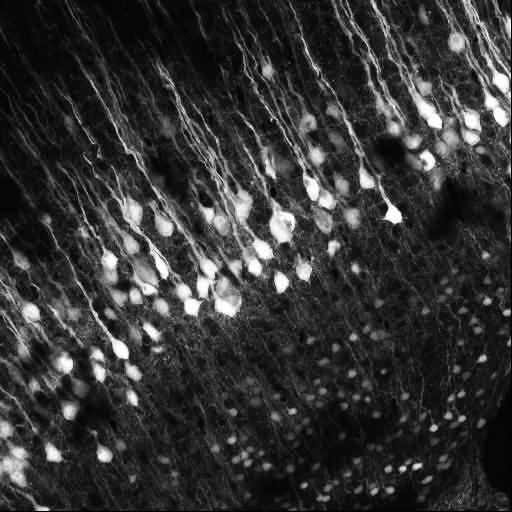
#> input picture data/cells.png, 512 x 512 px
$ jupyter execute deconvolution.ipynb
#> lines starting #> are read from the running program, lines starting #| are printed output that depends on the picture
# [Lab Session 4](deconvolution.ipynb)

[cell 1]
import numpy as np
import matplotlib.pyplot as plt

from skimage.restoration import wiener
from scipy.signal import convolve2d as conv
from scipy.stats import multivariate_normal as multi_normal

np.random.seed(0)

Load the image.

[cell 2]
img = plt.imread('data/cells.png')[128:384, 128:384]
#> img: shape (256, 256) float32; min 0, max 1, mean 0.298
plt.imshow(img, 'gray')

**[Task 1.]()** Apply the following PSF to the image and then display it.

[cell 3]
psf_size = 10
psf = np.ones((psf_size, psf_size)) / psf_size ** 2

[cell 4]
cells = conv(img, psf, mode='same',  boundary='symm') #image blurred wih psf
plt.imshow(cells)

**[Task 2.]()** Have a look at the Gaussian PSF which is not uniformly distributed. Apply it to the image.

[cell 5]
def create_psf(size):
    factor = size * 1.8
    x, y = np.mgrid[0:size:1, 0:size:1]
    pos = np.empty(x.shape + (2,))
    pos[:, :, 0] = x
    pos[:, :, 1] = y
    rv = multi_normal([int(size / 2), (int(size / 2))], [[factor * 1., factor * 1.2], [factor * .5, factor * .7]])
    return rv.pdf(pos)

plt.imshow(create_psf(psf_size))

Apply the second psf to the image:

[cell 6]
psf_applied = create_psf(cells.shape[0])
plt.imshow(psf_applied)
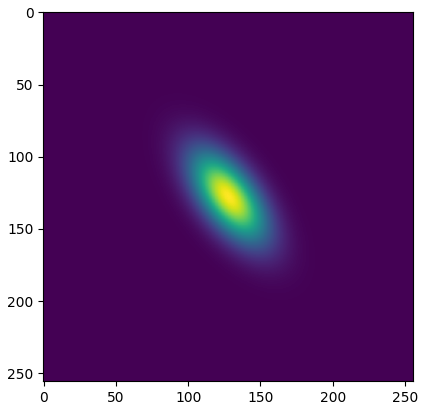
#> figure drawn by matplotlib, 1 panel

**[Task 3.]()** Implement a reusable function that performs the Richardson-Lucy deconvolution.

[cell 7]
def richardson_lucy_deconvolution(image, psf, n_iterations): #image= input blurred image; psf= point spread function; n_iterations= number of iterations
#> called with psf = array of shape (10, 10), n_iterations = 100
    img_deconv = np.full(image.shape, 0.5, dtype=float)
    psf_flipped =np.flip(psf)

    for t in range (n_iterations):
        conv_result =conv(img_deconv, psf, mode ='same', boundary='symm')
        ratio = image /conv_result
        correction = conv(ratio, psf_flipped, mode ='same', boundary='symm')
        img_deconv *= correction
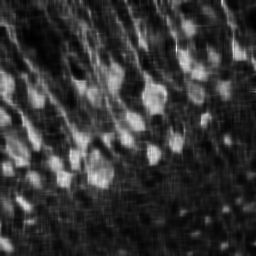
#> img_deconv: shape (256, 256) float64; min 0.0172, max 1.35, mean 0.298; drawn with min black and max white
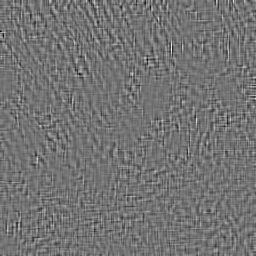
#> ratio: shape (256, 256) float64; min 0.923, max 1.09, mean 1; drawn with min black and max white

    img_deconv = img_deconv.clip(0,1)
    return img_deconv

**[Task 4.]()** Apply the Richardson-Lucy deconvolution to the blurred image.

[cell 8]
deconv_img = richardson_lucy_deconvolution(cells, psf, 100)

[cell 9]
plt.figure(figsize=(20,5))
plt.subplot(1, 3, 1)
plt.axis('off')
plt.imshow(img, 'gray')
plt.title('Original image')
plt.subplot(1, 3, 2)
plt.axis('off')
plt.imshow(cells, 'gray')
plt.title('Blurred image')
plt.subplot(1, 3, 3)
plt.axis('off')
plt.imshow(deconv_img, 'gray')
plt.title('R-L deconvolution')
plt.show()

**[Task 5.]()** Add noise to the image, use the R-L deconvolution again.

[cell 10]
noise = (np.random.normal(loc=0,size=img.shape))
reduce_factor = 5
noise = noise / reduce_factor

[cell 11]
img_with_noise = cells + noise
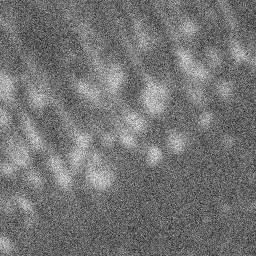
#> img_with_noise: shape (256, 256) float64; min -0.783, max 1.59, mean 0.297; drawn with min black and max white

[cell 12]
img_with_noise = np.clip(img_with_noise, 0,1) #image clipping
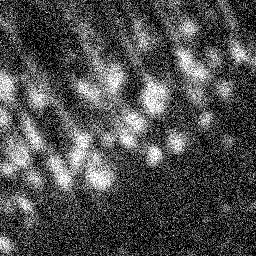
#> img_with_noise: shape (256, 256) float64; min 0, max 1, mean 0.31
noisy_image_deconv = richardson_lucy_deconvolution(img_with_noise, psf, 50)
#> call 2 of richardson_lucy_deconvolution, with psf = array of shape (10, 10), n_iterations = 50
#> after the loop in richardson_lucy_deconvolution (call 2), `for t in range (n_iterations):`:
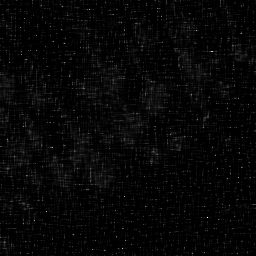
#> img_deconv: shape (256, 256) float64; min 2.15e-07, max 11.62, mean 0.32; drawn with min black and max white
#> after the loop in richardson_lucy_deconvolution (call 2), `for t in range (n_iterations):`:
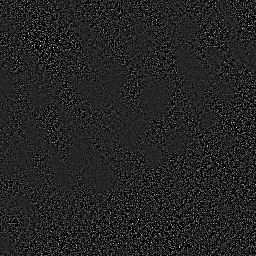
#> ratio: shape (256, 256) float64; min 0, max 6.83, mean 0.97; drawn with min black and max white
#> in richardson_lucy_deconvolution (call 2), `img_deconv = img_deconv.clip(0,1)`:
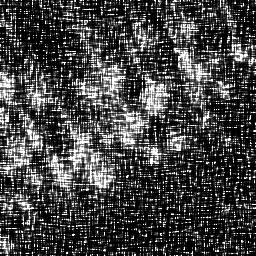
#> img_deconv: shape (256, 256) float64; min 2.15e-07, max 1, mean 0.27

[cell 13]
plt.figure(figsize=(20,5))
plt.subplot(1, 4, 1)
plt.axis('off')
plt.imshow(img, 'gray')
plt.title('Original image')
plt.subplot(1, 4, 2)
plt.axis('off')
plt.imshow(cells, 'gray')
plt.title('Blurred image')
plt.subplot(1, 4, 3)
plt.axis('off')
plt.imshow(deconv_img, 'gray')
plt.title('R-L deconvolution')
plt.subplot(1,4,4)
plt.axis('off')
plt.imshow(noisy_image_deconv, 'gray')
plt.title('R-L deconvolution on noisy image')
plt.show()

**[Task 6.]()** Compare your R-L implementation to a wiener deconvolution.

[cell 14]
cells_wiener =wiener(cells, psf, balance =2, clip= True)
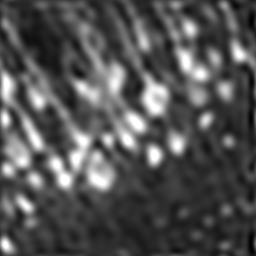
#> cells_wiener: shape (256, 256) float64; min -0.0451, max 1, mean 0.298; drawn with min black and max white
plt.imshow(cells_wiener, 'grey')

**[Task 7.]()** Repeat Tasks 4–6 using a smaller value for the size of the PSF.

[cell 15]
psf_size_new = 5
psf_new = np.ones((psf_size_new, psf_size_new)) / psf_size_new ** 2
deconv_img_new = richardson_lucy_deconvolution(cells, psf, 100)
#> the loop in richardson_lucy_deconvolution (call 3), `for t in range (n_iterations):` made 100 passes
#> pass 2, in richardson_lucy_deconvolution (call 3), `correction = conv(ratio, psf_flipped, mode ='same', boundary='symm')`:
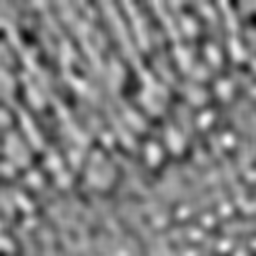
#> correction: shape (256, 256) float64; min 0.586, max 1.33, mean 0.971; drawn with min black and max white
